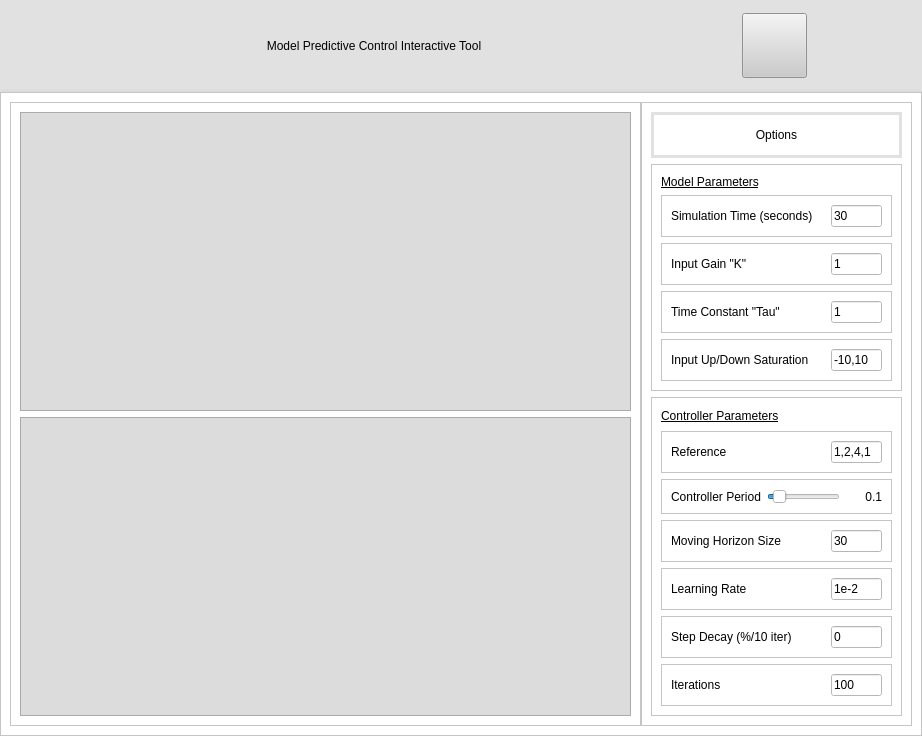
<?xml version="1.0" encoding="UTF-8"?>
<ui version="4.0">
 <class>Predictive_Control_API</class>
 <widget class="QMainWindow" name="Predictive_Control_API">
  <property name="geometry">
   <rect>
    <x>0</x>
    <y>0</y>
    <width>922</width>
    <height>736</height>
   </rect>
  </property>
  <property name="windowTitle">
   <string>MPC Learning Toolbox</string>
  </property>
  <widget class="QWidget" name="centralwidget">
   <property name="styleSheet">
    <string notr="true">background-color: rgb(203, 203, 203);</string>
   </property>
   <layout class="QVBoxLayout" name="verticalLayout" stretch="2,14">
    <property name="spacing">
     <number>0</number>
    </property>
    <property name="leftMargin">
     <number>0</number>
    </property>
    <property name="topMargin">
     <number>0</number>
    </property>
    <property name="rightMargin">
     <number>0</number>
    </property>
    <property name="bottomMargin">
     <number>0</number>
    </property>
    <item>
     <widget class="QFrame" name="Title">
      <property name="styleSheet">
       <string notr="true">
QFrame{
border: 3px solid #000000;
	border-color: rgb(225, 225, 225);
border-bottom-color: rgb(220, 220, 220);
background-color: rgb(225, 225, 225);

}</string>
      </property>
      <property name="frameShape">
       <enum>QFrame::StyledPanel</enum>
      </property>
      <property name="frameShadow">
       <enum>QFrame::Raised</enum>
      </property>
      <layout class="QHBoxLayout" name="horizontalLayout_2" stretch="7,1,1">
       <item>
        <widget class="QLabel" name="Title_name">
         <property name="styleSheet">
          <string notr="true">QFrame{
	font: 18pt &quot;Times New Roman&quot;;
border: none;
}</string>
         </property>
         <property name="text">
          <string>Model Predictive Control Interactive Tool</string>
         </property>
         <property name="textFormat">
          <enum>Qt::AutoText</enum>
         </property>
         <property name="alignment">
          <set>Qt::AlignCenter</set>
         </property>
        </widget>
       </item>
       <item>
        <widget class="QPushButton" name="Run_btn">
         <property name="maximumSize">
          <size>
           <width>65</width>
           <height>65</height>
          </size>
         </property>
         <property name="styleSheet">
          <string notr="true">
QLabel{
background-color: rgb(255, 255, 255);

}</string>
         </property>
         <property name="text">
          <string/>
         </property>
         <property name="icon">
          <iconset>
           <normaloff>img/Run.PNG</normaloff>img/Run.PNG</iconset>
         </property>
         <property name="iconSize">
          <size>
           <width>55</width>
           <height>55</height>
          </size>
         </property>
        </widget>
       </item>
       <item>
        <spacer name="horizontalSpacer">
         <property name="orientation">
          <enum>Qt::Horizontal</enum>
         </property>
         <property name="sizeHint" stdset="0">
          <size>
           <width>86</width>
           <height>20</height>
          </size>
         </property>
        </spacer>
       </item>
      </layout>
     </widget>
    </item>
    <item>
     <widget class="QFrame" name="Principal">
      <property name="styleSheet">
       <string notr="true">background-color: rgb(255, 255, 255);
</string>
      </property>
      <property name="frameShape">
       <enum>QFrame::StyledPanel</enum>
      </property>
      <property name="frameShadow">
       <enum>QFrame::Raised</enum>
      </property>
      <layout class="QHBoxLayout" name="horizontalLayout" stretch="7,3">
       <property name="spacing">
        <number>0</number>
       </property>
       <property name="leftMargin">
        <number>9</number>
       </property>
       <item>
        <widget class="QFrame" name="Graphs">
         <property name="styleSheet">
          <string notr="true"/>
         </property>
         <property name="frameShape">
          <enum>QFrame::StyledPanel</enum>
         </property>
         <property name="frameShadow">
          <enum>QFrame::Raised</enum>
         </property>
         <layout class="QVBoxLayout" name="verticalLayout_2">
          <item>
           <widget class="QFrame" name="G1">
            <property name="styleSheet">
             <string notr="true">QFrame{
background-color: rgb(220, 220, 220);
}
QVBoxLayout{
border: none;
}</string>
            </property>
            <property name="frameShape">
             <enum>QFrame::StyledPanel</enum>
            </property>
            <property name="frameShadow">
             <enum>QFrame::Raised</enum>
            </property>
            <layout class="QVBoxLayout" name="verticalLayout_4">
             <item>
              <layout class="QVBoxLayout" name="Planta"/>
             </item>
            </layout>
           </widget>
          </item>
          <item>
           <widget class="QFrame" name="G2">
            <property name="styleSheet">
             <string notr="true">QFrame{
background-color: rgb(220, 220, 220);
}
QVBoxLayout{
border: none;
}</string>
            </property>
            <property name="frameShape">
             <enum>QFrame::StyledPanel</enum>
            </property>
            <property name="frameShadow">
             <enum>QFrame::Raised</enum>
            </property>
            <layout class="QVBoxLayout" name="verticalLayout_6">
             <item>
              <layout class="QVBoxLayout" name="Entradas"/>
             </item>
            </layout>
           </widget>
          </item>
         </layout>
        </widget>
       </item>
       <item>
        <widget class="QFrame" name="Options">
         <property name="frameShape">
          <enum>QFrame::StyledPanel</enum>
         </property>
         <property name="frameShadow">
          <enum>QFrame::Raised</enum>
         </property>
         <layout class="QVBoxLayout" name="verticalLayout_3" stretch="1,5,7">
          <item>
           <widget class="QLabel" name="Options_name">
            <property name="styleSheet">
             <string notr="true">QFrame{
font: 700 12pt &quot;Times New Roman&quot;;
border: none;
border: 3px solid #000000;
border-color: rgb(225, 225, 225);
}</string>
            </property>
            <property name="text">
             <string>Options</string>
            </property>
            <property name="alignment">
             <set>Qt::AlignCenter</set>
            </property>
           </widget>
          </item>
          <item>
           <widget class="QFrame" name="Model_Frame">
            <property name="frameShape">
             <enum>QFrame::StyledPanel</enum>
            </property>
            <property name="frameShadow">
             <enum>QFrame::Raised</enum>
            </property>
            <layout class="QVBoxLayout" name="verticalLayout_7">
             <item>
              <widget class="QLabel" name="Model_name">
               <property name="styleSheet">
                <string notr="true">QFrame{
font: 12pt &quot;Times New Roman&quot;;
text-decoration: underline;
}</string>
               </property>
               <property name="text">
                <string>Model Parameters</string>
               </property>
              </widget>
             </item>
             <item>
              <widget class="QFrame" name="Simulation_time_frame">
               <property name="frameShape">
                <enum>QFrame::StyledPanel</enum>
               </property>
               <property name="frameShadow">
                <enum>QFrame::Raised</enum>
               </property>
               <layout class="QHBoxLayout" name="horizontalLayout_3" stretch="3,1">
                <item>
                 <widget class="QLabel" name="Simtime_label">
                  <property name="text">
                   <string>Simulation Time (seconds)</string>
                  </property>
                 </widget>
                </item>
                <item>
                 <widget class="QLineEdit" name="LineEdit_simtime">
                  <property name="text">
                   <string>30</string>
                  </property>
                 </widget>
                </item>
               </layout>
              </widget>
             </item>
             <item>
              <widget class="QFrame" name="Gain_frame">
               <property name="frameShape">
                <enum>QFrame::StyledPanel</enum>
               </property>
               <property name="frameShadow">
                <enum>QFrame::Raised</enum>
               </property>
               <layout class="QHBoxLayout" name="horizontalLayout_4" stretch="3,1">
                <item>
                 <widget class="QLabel" name="Gain_label">
                  <property name="text">
                   <string>Input Gain &quot;K&quot;</string>
                  </property>
                 </widget>
                </item>
                <item>
                 <widget class="QLineEdit" name="LineEdit_Gain">
                  <property name="text">
                   <string>1</string>
                  </property>
                 </widget>
                </item>
               </layout>
              </widget>
             </item>
             <item>
              <widget class="QFrame" name="Tau_frame">
               <property name="frameShape">
                <enum>QFrame::StyledPanel</enum>
               </property>
               <property name="frameShadow">
                <enum>QFrame::Raised</enum>
               </property>
               <layout class="QHBoxLayout" name="horizontalLayout_5" stretch="3,1">
                <item>
                 <widget class="QLabel" name="Tau_label">
                  <property name="text">
                   <string>Time Constant &quot;Tau&quot;</string>
                  </property>
                 </widget>
                </item>
                <item>
                 <widget class="QLineEdit" name="LineEdit_Tau">
                  <property name="text">
                   <string>1</string>
                  </property>
                 </widget>
                </item>
               </layout>
              </widget>
             </item>
             <item>
              <widget class="QFrame" name="Saturation_frame">
               <property name="frameShape">
                <enum>QFrame::StyledPanel</enum>
               </property>
               <property name="frameShadow">
                <enum>QFrame::Raised</enum>
               </property>
               <layout class="QHBoxLayout" name="horizontalLayout_6" stretch="3,1">
                <item>
                 <widget class="QLabel" name="Simtime_Saturation">
                  <property name="text">
                   <string>Input Up/Down Saturation</string>
                  </property>
                 </widget>
                </item>
                <item>
                 <widget class="QLineEdit" name="LineEdit_Saturation">
                  <property name="text">
                   <string>-10,10</string>
                  </property>
                 </widget>
                </item>
               </layout>
              </widget>
             </item>
            </layout>
           </widget>
          </item>
          <item>
           <widget class="QFrame" name="Controller_frame">
            <property name="frameShape">
             <enum>QFrame::StyledPanel</enum>
            </property>
            <property name="frameShadow">
             <enum>QFrame::Raised</enum>
            </property>
            <layout class="QVBoxLayout" name="verticalLayout_8">
             <item>
              <widget class="QLabel" name="Controller_name">
               <property name="styleSheet">
                <string notr="true">QFrame{
font: 12pt &quot;Times New Roman&quot;;
text-decoration: underline;
}</string>
               </property>
               <property name="text">
                <string>Controller Parameters</string>
               </property>
              </widget>
             </item>
             <item>
              <widget class="QFrame" name="Reference_frame">
               <property name="frameShape">
                <enum>QFrame::StyledPanel</enum>
               </property>
               <property name="frameShadow">
                <enum>QFrame::Raised</enum>
               </property>
               <layout class="QHBoxLayout" name="horizontalLayout_12" stretch="3,1">
                <item>
                 <widget class="QLabel" name="Reference_label">
                  <property name="text">
                   <string>Reference</string>
                  </property>
                 </widget>
                </item>
                <item>
                 <widget class="QLineEdit" name="LineEdit_Reference">
                  <property name="text">
                   <string>1,2,4,1</string>
                  </property>
                 </widget>
                </item>
               </layout>
              </widget>
             </item>
             <item>
              <widget class="QFrame" name="Control_Period_frame">
               <property name="frameShape">
                <enum>QFrame::StyledPanel</enum>
               </property>
               <property name="frameShadow">
                <enum>QFrame::Raised</enum>
               </property>
               <layout class="QHBoxLayout" name="horizontalLayout_7" stretch="2,2,1">
                <item>
                 <widget class="QLabel" name="Control_Period_label">
                  <property name="text">
                   <string>Controller Period</string>
                  </property>
                 </widget>
                </item>
                <item>
                 <widget class="QSlider" name="horizontalSlider">
                  <property name="minimum">
                   <number>1</number>
                  </property>
                  <property name="maximum">
                   <number>100</number>
                  </property>
                  <property name="pageStep">
                   <number>10</number>
                  </property>
                  <property name="value">
                   <number>10</number>
                  </property>
                  <property name="orientation">
                   <enum>Qt::Horizontal</enum>
                  </property>
                 </widget>
                </item>
                <item>
                 <widget class="QLabel" name="label">
                  <property name="text">
                   <string>0.1</string>
                  </property>
                  <property name="alignment">
                   <set>Qt::AlignRight|Qt::AlignTrailing|Qt::AlignVCenter</set>
                  </property>
                 </widget>
                </item>
               </layout>
              </widget>
             </item>
             <item>
              <widget class="QFrame" name="Horizon_Size_frame">
               <property name="frameShape">
                <enum>QFrame::StyledPanel</enum>
               </property>
               <property name="frameShadow">
                <enum>QFrame::Raised</enum>
               </property>
               <layout class="QHBoxLayout" name="horizontalLayout_8" stretch="3,1">
                <item>
                 <widget class="QLabel" name="Horizon_Size_label">
                  <property name="text">
                   <string>Moving Horizon Size</string>
                  </property>
                 </widget>
                </item>
                <item>
                 <widget class="QLineEdit" name="LineEdit_Horizon_Size">
                  <property name="text">
                   <string>30</string>
                  </property>
                 </widget>
                </item>
               </layout>
              </widget>
             </item>
             <item>
              <widget class="QFrame" name="Learning_Rate_frame">
               <property name="frameShape">
                <enum>QFrame::StyledPanel</enum>
               </property>
               <property name="frameShadow">
                <enum>QFrame::Raised</enum>
               </property>
               <layout class="QHBoxLayout" name="horizontalLayout_9" stretch="3,1">
                <item>
                 <widget class="QLabel" name="Learning_Rate_label">
                  <property name="text">
                   <string>Learning Rate</string>
                  </property>
                 </widget>
                </item>
                <item>
                 <widget class="QLineEdit" name="LineEdit_Learning_Rate">
                  <property name="text">
                   <string>1e-2</string>
                  </property>
                 </widget>
                </item>
               </layout>
              </widget>
             </item>
             <item>
              <widget class="QFrame" name="Step_decay_frame">
               <property name="frameShape">
                <enum>QFrame::StyledPanel</enum>
               </property>
               <property name="frameShadow">
                <enum>QFrame::Raised</enum>
               </property>
               <layout class="QHBoxLayout" name="horizontalLayout_10" stretch="3,1">
                <item>
                 <widget class="QLabel" name="Step_decay_label">
                  <property name="text">
                   <string>Step Decay (%/10 iter)</string>
                  </property>
                 </widget>
                </item>
                <item>
                 <widget class="QLineEdit" name="LineEdit_Step_decay">
                  <property name="text">
                   <string>0</string>
                  </property>
                 </widget>
                </item>
               </layout>
              </widget>
             </item>
             <item>
              <widget class="QFrame" name="Iterations_frame">
               <property name="frameShape">
                <enum>QFrame::StyledPanel</enum>
               </property>
               <property name="frameShadow">
                <enum>QFrame::Raised</enum>
               </property>
               <layout class="QHBoxLayout" name="horizontalLayout_11" stretch="3,1">
                <item>
                 <widget class="QLabel" name="Iterations_label">
                  <property name="text">
                   <string>Iterations</string>
                  </property>
                 </widget>
                </item>
                <item>
                 <widget class="QLineEdit" name="LineEdit_Iterations">
                  <property name="text">
                   <string>100</string>
                  </property>
                 </widget>
                </item>
               </layout>
              </widget>
             </item>
            </layout>
           </widget>
          </item>
         </layout>
        </widget>
       </item>
      </layout>
     </widget>
    </item>
   </layout>
  </widget>
 </widget>
 <resources/>
 <connections/>
</ui>
